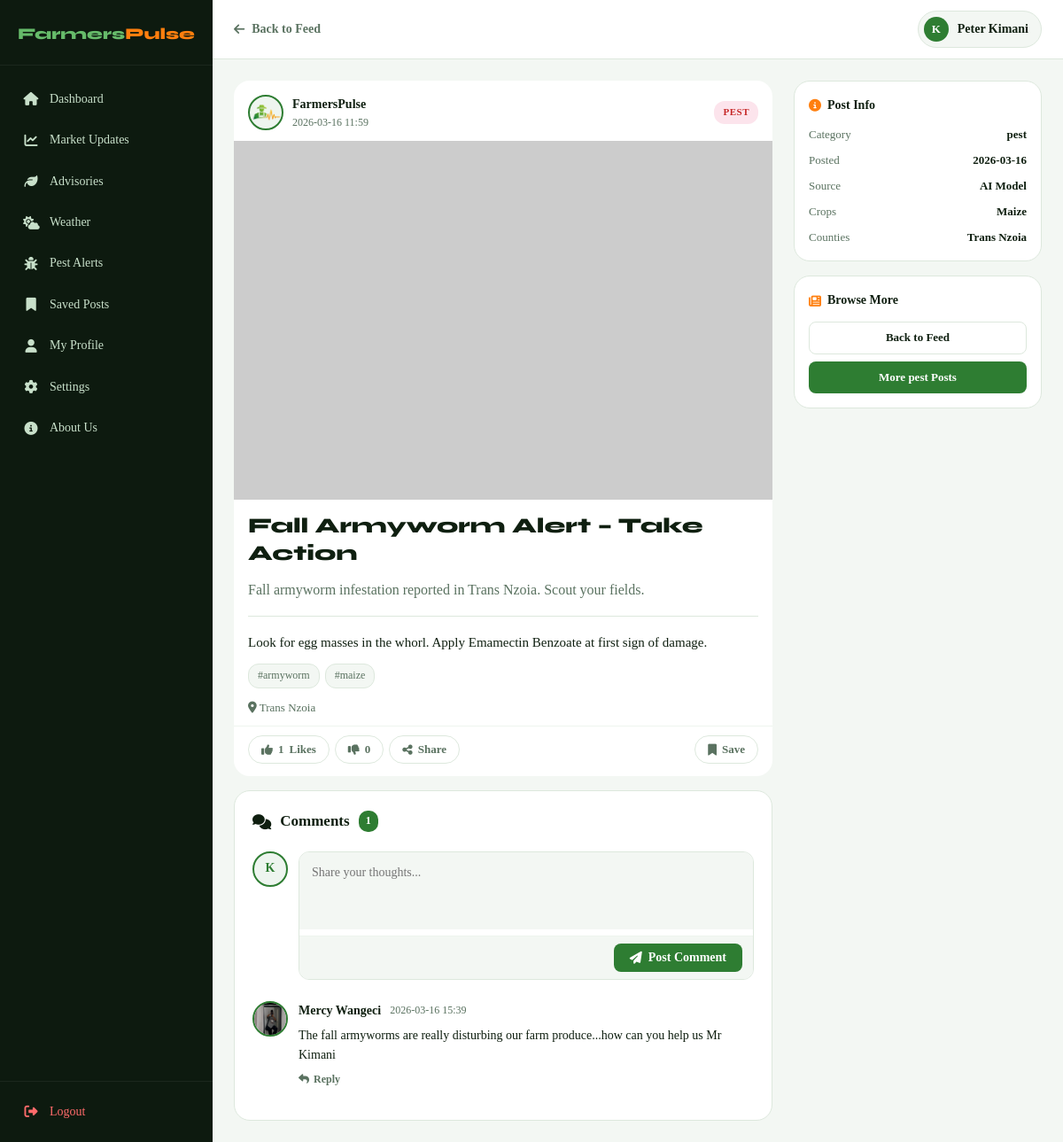
The app's page /post/4 (signed in) with its own data.
### tables this page shows
CREATE TABLE users (
        id INTEGER PRIMARY KEY AUTOINCREMENT,
        username TEXT UNIQUE NOT NULL,
        email TEXT UNIQUE NOT NULL,
        password TEXT NOT NULL,
        role TEXT DEFAULT 'farmer',
        full_name TEXT DEFAULT '',
        phone TEXT DEFAULT '',
        county TEXT DEFAULT '',
        crop_types TEXT DEFAULT '',
        farm_size TEXT DEFAULT '',
        bio TEXT DEFAULT '',
        profile_pic TEXT DEFAULT '',
        is_active INTEGER DEFAULT 1,
        is_banned INTEGER DEFAULT 0,
        ban_reason TEXT DEFAULT '',
        created_at TEXT DEFAULT (datetime('now')),
        last_login TEXT
    );

CREATE TABLE posts (
        id INTEGER PRIMARY KEY AUTOINCREMENT,
        title TEXT NOT NULL,
        short_text TEXT NOT NULL,
        full_text TEXT DEFAULT '',
        image_url TEXT DEFAULT '',
        category TEXT DEFAULT 'advisory',
        tags TEXT DEFAULT '',
        target_crops TEXT DEFAULT '',
        target_counties TEXT DEFAULT '',
        source TEXT DEFAULT 'manual',
        is_published INTEGER DEFAULT 1,
        is_pinned INTEGER DEFAULT 0,
        user_id INTEGER NOT NULL,
        created_at TEXT DEFAULT (datetime('now')),
        updated_at TEXT DEFAULT (datetime('now'))
    );

CREATE TABLE comments (
        id INTEGER PRIMARY KEY AUTOINCREMENT,
        content TEXT NOT NULL,
        post_id INTEGER NOT NULL,
        user_id INTEGER NOT NULL,
        parent_id INTEGER,
        is_flagged INTEGER DEFAULT 0,
        flag_reason TEXT DEFAULT '',
        created_at TEXT DEFAULT (datetime('now'))
    );

### app.py (the view)
@app.route("/post/<int:post_id>")
@login_required
def post_detail(post_id):
    conn=get_db(); post=conn.execute("SELECT * FROM posts WHERE id=?",(post_id,)).fetchone()
    if not post: conn.close(); return redirect(url_for("dashboard"))
    uid=session["user_id"]
    cr=conn.execute("SELECT c.*,u.username,u.full_name,u.profile_pic FROM comments c JOIN users u ON c.user_id=u.id WHERE c.post_id=? AND c.parent_id IS NULL ORDER BY c.created_at DESC",(post_id,)).fetchall()
    comments=[{"comment":c,"replies":conn.execute("SELECT c.*,u.username,u.full_name,u.profile_pic FROM comments c JOIN users u ON c.user_id=u.id WHERE c.parent_id=? ORDER BY c.created_at",(c["id"],)).fetchall()} for c in cr]
    saved_ids=[r["post_id"] for r in conn.execute("SELECT post_id FROM saved_posts WHERE user_id=?",(uid,)).fetchall()]
    liked_map={r["post_id"]:bool(r["is_like"]) for r in conn.execute("SELECT post_id,is_like FROM likes WHERE user_id=?",(uid,)).fetchall()}
    likes=conn.execute("SELECT COUNT(*) FROM likes WHERE post_id=? AND is_like=1",(post_id,)).fetchone()[0]
    dislikes=conn.execute("SELECT COUNT(*) FROM likes WHERE post_id=? AND is_like=0",(post_id,)).fetchone()[0]
    cc=conn.execute("SELECT COUNT(*) FROM comments WHERE post_id=? AND parent_id IS NULL",(post_id,)).fetchone()[0]
    conn.close()
    return render_template("post_detail.html",post=post,comments=comments,saved_ids=saved_ids,liked_map=liked_map,likes=likes,dislikes=dislikes,comment_count=cc)

### app.py (called while the page is built)
def get_db():
    if not os.path.exists("database"):
        os.makedirs("database")
    conn = sqlite3.connect(DATABASE)
    conn.row_factory = sqlite3.Row
    conn.execute("PRAGMA foreign_keys = ON")
    return conn

def login_required(f):
    @wraps(f)
    def dec(*a,**k):
        if "user_id" not in session: return redirect(url_for("login"))
        return f(*a,**k)
    return dec

def current_user():
    if "user_id" not in session: return None
    conn=get_db(); u=conn.execute("SELECT * FROM users WHERE id=?",(session["user_id"],)).fetchone(); conn.close(); return u

@app.context_processor
def inject_globals():
    u=current_user(); unread=0; pending_ai=0; unread_feedback=0
    if u:
        conn=get_db()
        unread=conn.execute("SELECT COUNT(*) FROM notifications WHERE user_id=? AND is_read=0",(u["id"],)).fetchone()[0]
        if u["role"]=="admin":
            pending_ai=conn.execute("SELECT COUNT(*) FROM posts WHERE is_published=0 AND source='ai_model'").fetchone()[0]
            unread_feedback=conn.execute("SELECT COUNT(*) FROM feedback WHERE status='unread'").fetchone()[0]
        conn.close()
    return dict(current_user=u,unread_count=unread,pending_ai_count=pending_ai,unread_feedback=unread_feedback)

### templates/post_detail.html (shortened to what this page needs)
{% extends "base.html" %}
{% block body_class %}farmer-body{% endblock %}
{% block content %}
<div class="fp-layout">
  <aside class="fp-sidebar" id="sidebar">
    <div class="sidebar-logo"><span class="logo-green">Farmers</span><span class="logo-orange">Pulse</span></div>
    <nav class="sidebar-nav">
      <a href="{{ url_for('dashboard') }}" class="nav-item"><i class="fas fa-home"></i><span>Dashboard</span></a>
      <a href="{{ url_for('dashboard', category='market') }}" class="nav-item"><i
          class="fas fa-chart-line"></i><span>Market Updates</span></a>
      <a href="{{ url_for('dashboard', category='advisory') }}" class="nav-item"><i
          class="fas fa-leaf"></i><span>Advisories</span></a>
      <a href="{{ url_for('dashboard', category='weather') }}" class="nav-item"><i
          class="fas fa-cloud-sun"></i><span>Weather</span></a>
      <a href="{{ url_for('dashboard', category='pest') }}" class="nav-item"><i class="fas fa-bug"></i><span>Pest
          Alerts</span></a>
      <a href="{{ url_for('saved_posts') }}" class="nav-item"><i class="fas fa-bookmark"></i><span>Saved
          Posts</span></a>
      <a href="{{ url_for('profile', user_id=current_user.id) }}" class="nav-item"><i class="fas fa-user"></i><span>My
          Profile</span></a>
      <a href="{{ url_for('edit_profile') }}"
        class="nav-item {% if request.endpoint=='edit_profile' %}active{% endif %}"><i
          class="fas fa-cog"></i><span>Settings</span></a>
      <a href="{{ url_for('about') }}"
        class="nav-item {% if request.endpoint in ['about','feedback'] %}active{% endif %}"><i
          class="fas fa-circle-info"></i><span>About Us</span></a>
    </nav>
    <div class="sidebar-footer"><a href="{{ url_for('logout') }}" class="nav-item logout-item"><i
          class="fas fa-sign-out-alt"></i><span>Logout</span></a></div>
  </aside>
  <div class="fp-main">
    <header class="fp-topnav">
      <div class="topnav-left">
        <a href="{{ url_for('dashboard') }}" class="back-link"><i class="fas fa-arrow-left"></i> Back to Feed</a>
      </div>
      <div class="topnav-right">
        <a href="{{ url_for('profile', user_id=current_user.id) }}" class="user-chip">
          {% if current_user['profile_pic'] %}<img
            src="{{ url_for('static', filename='uploads/' + current_user['profile_pic']) }}" alt="">{% else %}<div
            class="avatar-initials">{{ current_user['username'][0].upper() }}</div>{% endif %}
          <span>{{ current_user['full_name'] or current_user['username'] }}</span>
        </a>
      </div>
    </header>
    <div class="fp-content">
      <div class="feed-column">
        <article class="post-card post-detail-card">
          <div class="post-meta">
            <div class="post-author">
              <div class="avatar-sm">
                <img src="/static/images/FarmersPulse_logo.png" alt="FarmersPulse Logo">
              </div>
              <div><strong>FarmersPulse</strong><span>{{ post['created_at'][:16] }}</span></div>
            </div>
            <span class="post-category cat-{{ post['category'] or 'general' }}">{{ post['category'] or 'General'
              }}</span>
          </div>
          {% if post['image_url'] %}<img src="{{ post['image_url'] }}" alt="{{ post['title'] }}"
            class="post-image post-image-full">{% endif %}
          <div class="post-body">
            <h2 class="post-title-lg">{{ post['title'] }}</h2>
            <p class="post-lead">{{ post['short_text'] }}</p>
            {% if post['full_text'] %}<div class="post-full-content">{{ post['full_text'] }}</div>{% endif %}
            {% if post['tags'] %}<div class="post-tags">{% for t in post['tags'].split(',') %}{% if t.strip() %}<span
                class="post-tag">#{{ t.strip() }}</span>{% endif %}{% endfor %}</div>{% endif %}
            {% if post['target_counties'] %}<div class="post-meta-info"><span><i class="fas fa-map-marker-alt"></i> {{
                post['target_counties'] }}</span></div>{% endif %}
          </div>
          <div class="post-actions-bar">
            <div class="post-actions-left">
              <button class="action-btn like-btn {% if liked_map.get(post['id']) == true %}active{% endif %}"
                onclick="reactPost({{ post['id'] }},true,this)">
                <i class="fas fa-thumbs-up"></i> <span class="like-count">{{ likes }}</span> Likes
              </button>
              <button
                class="action-btn dislike-btn {% if liked_map.get(post['id']) == false %}active-dislike{% endif %}"
                onclick="reactPost({{ post['id'] }},false,this)">
                <i class="fas fa-thumbs-down"></i> <span class="dislike-count">{{ dislikes }}</span>
              </button>
              <button class="action-btn" onclick="sharePost({{ post['id'] }},'{{ post['title']|e }}')"><i
                  class="fas fa-share-nodes"></i> Share</button>
            </div>
            <button class="action-btn save-btn {% if post['id'] in saved_ids %}saved{% endif %}"
              onclick="savePost({{ post['id'] }},this)">
              <i class="fas fa-bookmark"></i> {% if post['id'] in saved_ids %}Saved{% else %}Save{% endif %}
            </button>
          </div>
        </article>
        <div class="comments-section" id="comments">
          <h3 class="comments-title"><i class="fas fa-comments"></i> Comments <span class="comment-count-badge">{{
              comment_count }}</span></h3>
          <div class="add-comment-box">
            {% if current_user['profile_pic'] %}<img
              src="{{ url_for('static', filename='uploads/' + current_user['profile_pic']) }}" class="avatar-sm"
              alt="">{% else %}<div class="avatar-sm">{{ current_user['username'][0].upper() }}</div>{% endif %}
            <div class="comment-input-wrap">
              <textarea id="commentInput" placeholder="Share your thoughts..." rows="3"></textarea>
              <div class="comment-actions-row">
                <button class="btn-comment-submit" onclick="submitComment({{ post['id'] }},null)"><i
                    class="fas fa-paper-plane"></i> Post Comment</button>
              </div>
            </div>
          </div>
          <div class="comments-list" id="commentsList">
            {% for item in comments %}
            {% set c = item.comment %}
            <div class="comment-item" id="comment-{{ c['id'] }}">
              <div class="comment-avatar">
                {% if c['profile_pic'] %}<img src="{{ url_for('static', filename='uploads/' + c['profile_pic']) }}"
                  class="avatar-sm" alt="">{% else %}<div class="avatar-sm">{{ c['username'][0].upper() }}</div>{% endif
                %}
              </div>
              <div class="comment-content">
                <div class="comment-header">
                  <span class="comment-author">{{ c['full_name'] or c['username'] }}</span>
                  <span class="comment-time">{{ c['created_at'][:16] }}</span>
                </div>
                <p class="comment-text">{{ c['content'] }}</p>
                <div class="comment-footer">
                  <button class="reply-btn" onclick="toggleReply({{ c['id'] }})"><i class="fas fa-reply"></i>
                    Reply</button>
                </div>
              </div>
            </div>
            {% else %}
            <div class="empty-comments" id="emptyComments"><i class="fas fa-comment-dots"></i>
              <p>Be the first to comment!</p>
            </div>
            {% endfor %}
          </div>
        </div>
      </div>
      <aside class="right-panel">
        <div class="widget-card">
          <h4 class="widget-title"><i class="fas fa-info-circle"></i> Post Info</h4>
          <div class="post-info-list">
            <div class="info-row"><span>Category</span><strong>{{ post['category'] or 'General' }}</strong></div>
            <div class="info-row"><span>Posted</span><strong>{{ post['created_at'][:10] }}</strong></div>
            <div class="info-row"><span>Source</span><strong>{{ 'AI Model' if post['source']=='ai_model' else
                'Editorial' }}</strong></div>
            {% if post['target_crops'] %}<div class="info-row"><span>Crops</span><strong>{{ post['target_crops']
                }}</strong></div>{% endif %}
            {% if post['target_counties'] %}<div class="info-row"><span>Counties</span><strong>{{
                post['target_counties'] }}</strong></div>{% endif %}
          </div>
        </div>
        <div class="widget-card">
          <h4 class="widget-title"><i class="fas fa-newspaper"></i> Browse More</h4>
          <a href="{{ url_for('dashboard') }}" class="btn-outline-sm"
            style="display:block;text-align:center;margin-top:8px;">Back to Feed</a>
          <a href="{{ url_for('dashboard', category=post['category']) }}" class="btn-primary-sm"
            style="display:block;text-align:center;margin-top:8px;">More {{ post['category'] }} Posts</a>
        </div>
      </aside>
    </div>
  </div>
</div>
{% endblock %}

### records on screen
users: username "K", full_name "Peter Kimani"
posts: created_at "2026-03-16 11:59", category "PEST", title "Fall Armyworm Alert – Take Action", short_text "Fall armyworm infestation reported in Trans Nzoia. Scout your fields.", full_text "Look for egg masses in the whorl. Apply Emamectin Benzoate at first sign of damage.", target_counties "Trans Nzoia", category "pest", created_at "2026-03-16", source "AI Model", target_crops "Maize"
users: profile_pic (picture), full_name "Mercy Wangeci"
comments: created_at "2026-03-16 15:39", content "The fall armyworms are really disturbing our farm produce...how can you help us Mr Kimani"

### other values on screen
{{ t.strip() }} "armyworm" "maize"
{{ likes }} "1"
{{ dislikes }} "0"
{{ comment_count }} "1"
